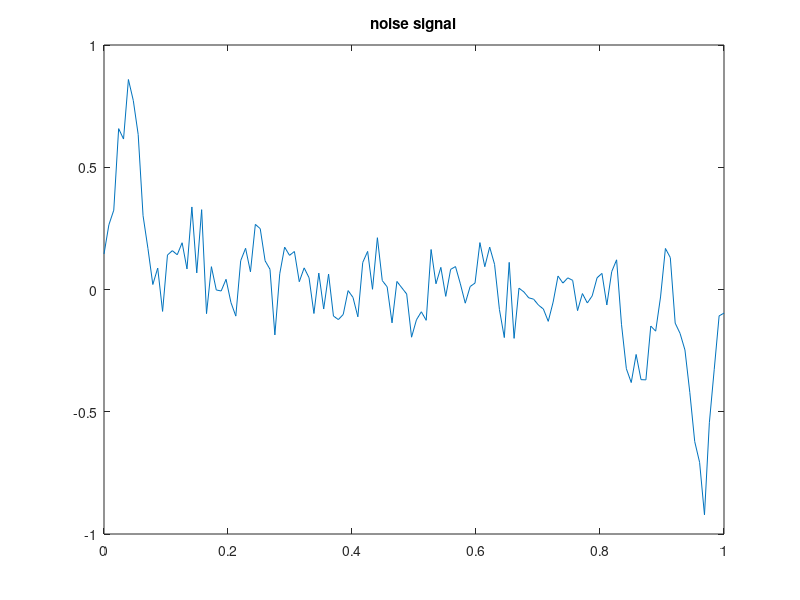
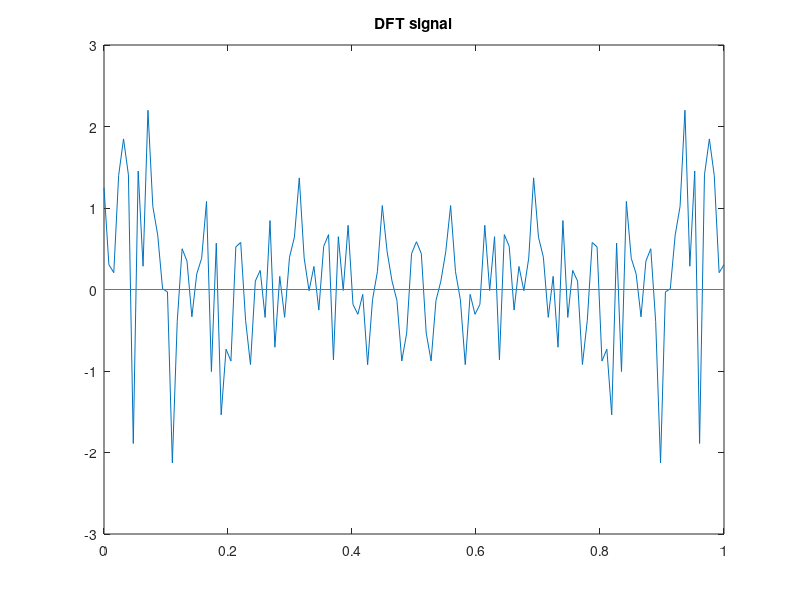
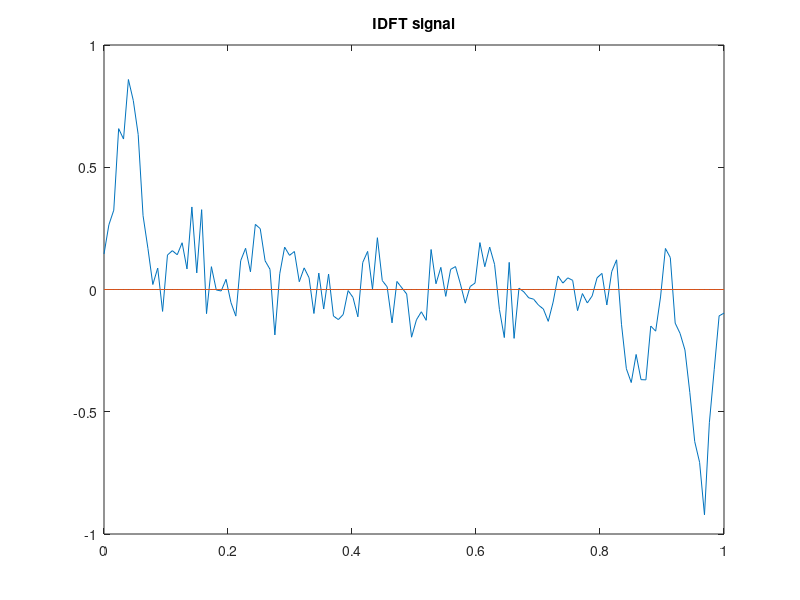
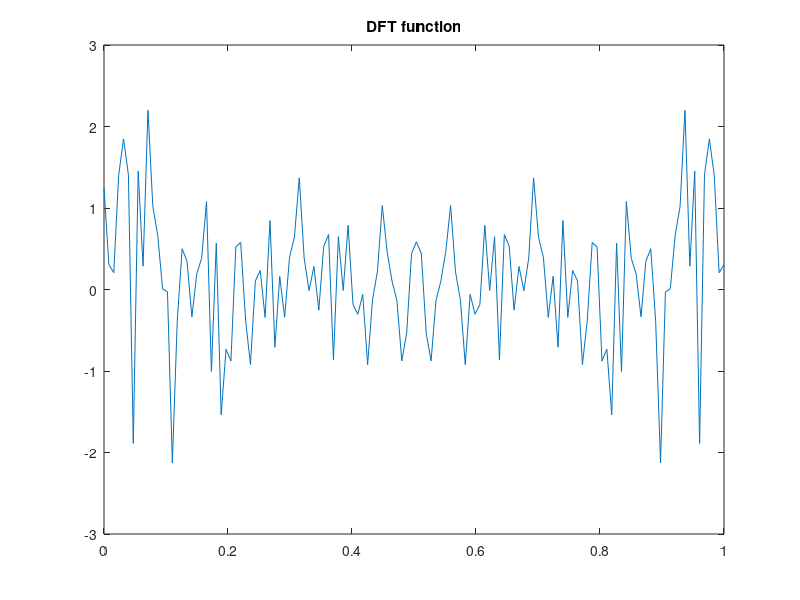

MATLAB code for these plots, in order: (Note: this script raises an error after producing the figures.)
N = 128;
A = 1;
fs = 128;
Ts = 1/fs;
K = N;
figure;
t = linspace(0, 1, N);
load('noisy_signal.mat');
plot(t,noisy_signal);
title('noise signal');

ys = fft(noisy_signal);
%figure;
%stem(t,abs(ys), '-r');
%title('FFT signal');

%figure;
%xffs = linspace(0,(N/2)-1,N/2);
%stem(xffs,abs(ys(1:N/2)),'-g');

s = noisy_signal;

DFT = zeros(128);

for i = 1:N
   for k = 1:K
        DFT(i) = DFT(i) + s(k) * exp((-1i * 2 * pi * (i-1) * (k-1)) / K);
   end
end

figure;
plot(t, DFT);
title('DFT signal');


IDFT = zeros(128);

for i = 1:N
   for k = 1:K
        IDFT(i) = IDFT(i) + DFT(k) * exp((1i * 2 * pi * (i-1) * (k-1)) / K);
   end
   IDFT(i) = IDFT(i) / K;
end




figure;
plot(t, IDFT);
title('IDFT signal');



S = fft(s);
figure;
plot(t, S);
title('DFT function');


Si = ifft(fft(s));

figure;
plot(t, Si);
title('IDFT function')



sgn_pw = compute_power([DFT(1:10), zeros(1, length(DFT)-19), DFT(end-8:end)], length(DFT));
noise_pw = compute_power([zeros(1, 10), DFT(11:end-9), zeros(1, 9)], length(DFT));

snr = sgn_pw/noise_pw

figure;
sgn  = zeros(1,N);
sgn(1:10) = DFT(1:10);
sgn(end-8:end)=DFT(end-8:end);
plot(t, ifft(sgn));

